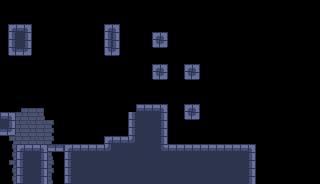

This is a level from a 2D game, rendered from its Tiled map with the project's own tilesets. A one-line summary and the map file follow, with tile-layer data summarised:
An orthogonal 40x23 tile map with 8x8 px tiles, 2 tile layers (Background, Base), 5 tilesets and 32 objects.

<map version="1.10" tiledversion="1.10.2" orientation="orthogonal" renderorder="right-down" width="40" height="23" tilewidth="8" tileheight="8" infinite="0" nextlayerid="4" nextobjectid="89">
 <editorsettings>
  <export target="maps/map1.tmx" format="tmx" />
 </editorsettings>
 <tileset firstgid="1" source="tileset.tsx" />
 <tileset firstgid="1025" source="LevelEditor/big.tsx" />
 <tileset firstgid="1281" source="LevelEditor/small.tsx" />
 <tileset firstgid="2305" source="LevelEditor/wide.tsx" />
 <tileset firstgid="2817" source="LevelEditor/Tall.tsx" />
 <layer id="3" name="Background" width="40" height="23">
  <data>[920 cells, 37 non-empty, 12 distinct tile ids]</data>
 </layer>
 <layer id="1" name="Base" width="40" height="23">
  <data>[920 cells, 211 non-empty, 11 distinct tile ids]</data>
 </layer>
 <objectgroup id="2" name="Objects">
  <object id="1" gid="1025" x="57.25" y="132.583" width="16" height="16">
   <properties>
    <property name="object" value="player" />
   </properties>
  </object>
  <object id="45" gid="1377" x="103.833" y="135.333" width="8" height="8">
   <properties>
    <property name="object" value="block" />
   </properties>
  </object>
  <object id="46" gid="2337" x="80" y="144" width="16" height="8">
   <properties>
    <property name="object" value="button" />
    <property name="signal" type="int" value="2" />
   </properties>
  </object>
  <object id="47" gid="1409" x="156" y="61.4173" width="8" height="8">
   <properties>
    <property name="object" value="key" />
   </properties>
  </object>
  <object id="48" gid="1281" x="160" y="104" width="8" height="8">
   <properties>
    <property name="object" value="signal_door" />
    <property name="signal" type="int" value="0" />
    <property name="state" value="standard" />
   </properties>
  </object>
  <object id="49" gid="1281" x="160" y="96" width="8" height="8">
   <properties>
    <property name="object" value="signal_door" />
    <property name="signal" type="int" value="0" />
    <property name="state" value="standard" />
   </properties>
  </object>
  <object id="50" gid="1281" x="160" y="88" width="8" height="8">
   <properties>
    <property name="object" value="signal_door" />
    <property name="signal" type="int" value="0" />
    <property name="state" value="standard" />
   </properties>
  </object>
  <object id="51" gid="1346" x="184" y="104" width="8" height="8">
   <properties>
    <property name="object" value="signal_door" />
    <property name="signal" type="int" value="2" />
    <property name="state" value="reverse" />
   </properties>
  </object>
  <object id="52" gid="1346" x="184" y="96" width="8" height="8">
   <properties>
    <property name="object" value="signal_door" />
    <property name="signal" type="int" value="2" />
    <property name="state" value="reverse" />
   </properties>
  </object>
  <object id="53" gid="1346" x="184" y="88" width="8" height="8">
   <properties>
    <property name="object" value="signal_door" />
    <property name="signal" type="int" value="2" />
    <property name="state" value="reverse" />
   </properties>
  </object>
  <object id="54" gid="1282" x="168" y="112" width="8" height="8">
   <properties>
    <property name="object" value="signal_door" />
    <property name="signal" type="int" value="0" />
    <property name="state" value="reverse" />
   </properties>
  </object>
  <object id="55" gid="1282" x="176" y="112" width="8" height="8">
   <properties>
    <property name="object" value="signal_door" />
    <property name="signal" type="int" value="0" />
    <property name="state" value="reverse" />
   </properties>
  </object>
  <object id="56" gid="2337" x="168" y="144" width="16" height="8">
   <properties>
    <property name="object" value="button" />
    <property name="signal" type="int" value="2" />
   </properties>
  </object>
  <object id="60" gid="2305" x="128" y="104" width="16" height="8">
   <properties>
    <property name="object" value="button" />
    <property name="signal" type="int" value="0" />
   </properties>
  </object>
  <object id="61" gid="2339" x="96" y="104" width="16" height="8">
   <properties>
    <property name="max" type="int" value="-4" />
    <property name="min" type="int" value="0" />
    <property name="mode" value="vertical" />
    <property name="object" value="signal_platform" />
    <property name="signal" type="int" value="2" />
   </properties>
  </object>
  <object id="62" gid="2354" x="112" y="136" width="16" height="8">
   <properties>
    <property name="object" value="jumppad" />
   </properties>
  </object>
  <object id="66" gid="1346" x="184" y="128" width="8" height="8">
   <properties>
    <property name="object" value="signal_door" />
    <property name="signal" type="int" value="2" />
    <property name="state" value="reverse" />
   </properties>
  </object>
  <object id="67" gid="1346" x="184" y="136" width="8" height="8">
   <properties>
    <property name="object" value="signal_door" />
    <property name="signal" type="int" value="2" />
    <property name="state" value="reverse" />
   </properties>
  </object>
  <object id="68" gid="1346" x="184" y="144" width="8" height="8">
   <properties>
    <property name="object" value="signal_door" />
    <property name="signal" type="int" value="2" />
    <property name="state" value="reverse" />
   </properties>
  </object>
  <object id="69" gid="1345" x="224" y="128" width="8" height="8">
   <properties>
    <property name="object" value="signal_door" />
    <property name="signal" type="int" value="2" />
    <property name="state" value="standard" />
   </properties>
  </object>
  <object id="71" gid="1411" x="33.875" y="99.083" width="8" height="8" />
  <object id="72" gid="1411" x="104.667" y="85.3333" width="8" height="8" />
  <object id="73" gid="1026" x="144" y="104" width="16" height="16">
   <properties>
    <property name="lines">Текст
База?</property>
   </properties>
  </object>
  <object id="80" gid="2309" x="56" y="144" width="16" height="8">
   <properties>
    <property name="reverse" type="bool" value="true" />
   </properties>
  </object>
  <object id="81" gid="2882" x="96" y="48" width="8" height="16">
   <properties>
    <property name="reverse" type="bool" value="true" />
   </properties>
  </object>
  <object id="82" gid="2369" x="64" y="104" width="16" height="8" />
  <object id="83" gid="1316" x="32" y="44" width="8" height="8" />
  <object id="84" x="0" y="0">
   <properties>
    <property name="object" value="dialogueTrigger" />
    <property name="path" value="dialogues/level1.json" />
   </properties>
   <point />
  </object>
  <object id="85" gid="1441" x="43" y="140" width="8" height="8" />
  <object id="86" gid="2353" x="101" y="124" width="16" height="8" />
  <object id="87" gid="2385" x="208" y="112" width="16" height="8" />
  <object id="88" gid="1027" x="24" y="144" width="16" height="16" />
 </objectgroup>
</map>
